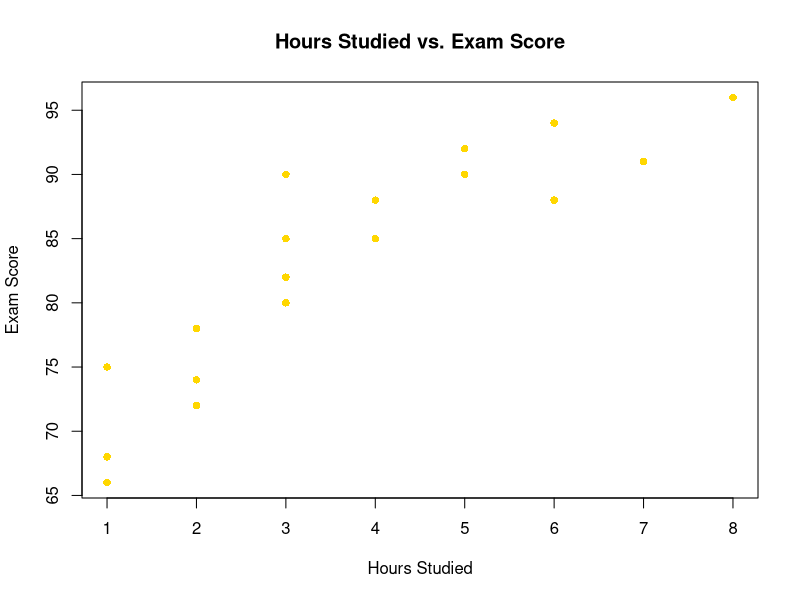

Recreate this plot in R.
# create data frame

df <- data.frame(hours=c(1, 1, 1, 2, 2, 2, 3, 3, 3, 3,
3, 4, 4, 5, 5, 6, 6, 6, 7, 8),
score=c(75, 66, 68, 74, 78, 72, 85, 82, 90, 82,
        80, 88, 85, 90, 92, 94, 94, 88, 91, 96))

# view first six rows of data frame
head(df)

# 1: Scatter plots
# create scatter plot of hours studied vs. exam score
plot(df$hours, df$score, pch = 16, col = "gold",
     main = "Hours Studied vs. Exam Score",
     xlab = "Hours Studied", ylab = "Exam Score")

# 2: Correlation Coefficients
# calculate correlation between hours studied and exam score received
cor(df$hours, df$score)

# 3: Simple Linear Regression 
# fit simple linear regression model
# fit simple linear regression model

fit <- lm(score ~ hours, data = df)

# view summary of model
summary(fit)
